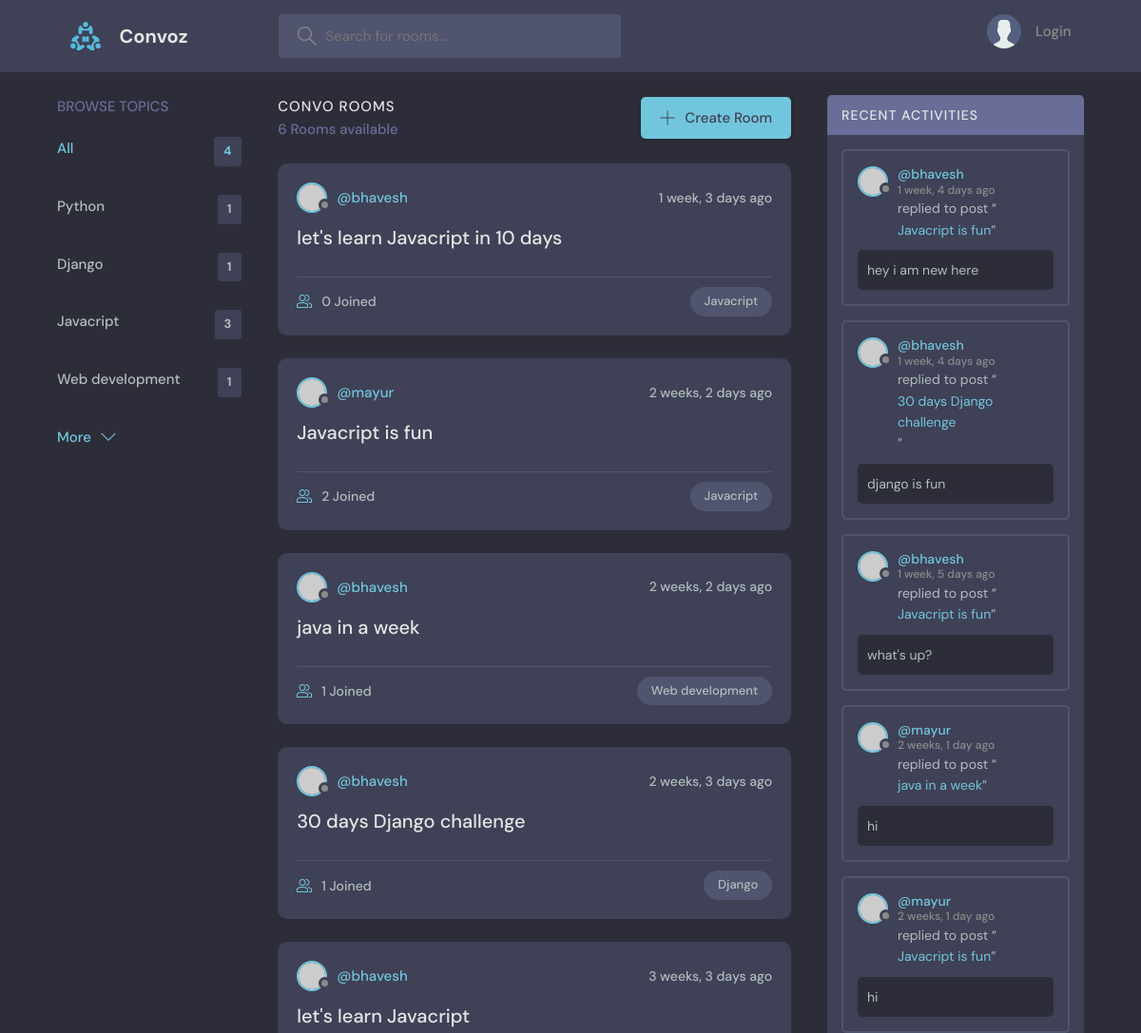
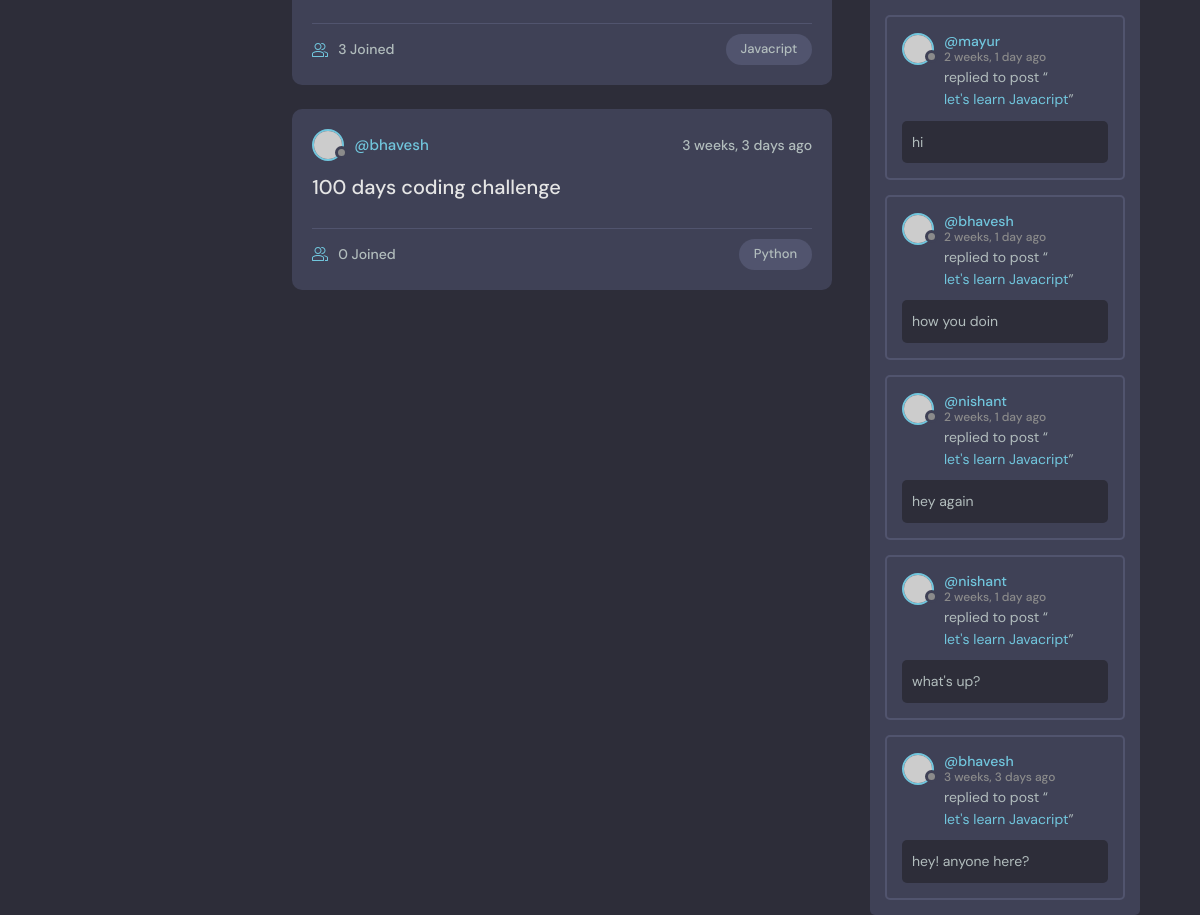
Before: / with the older database file (2 pictures, top to bottom).
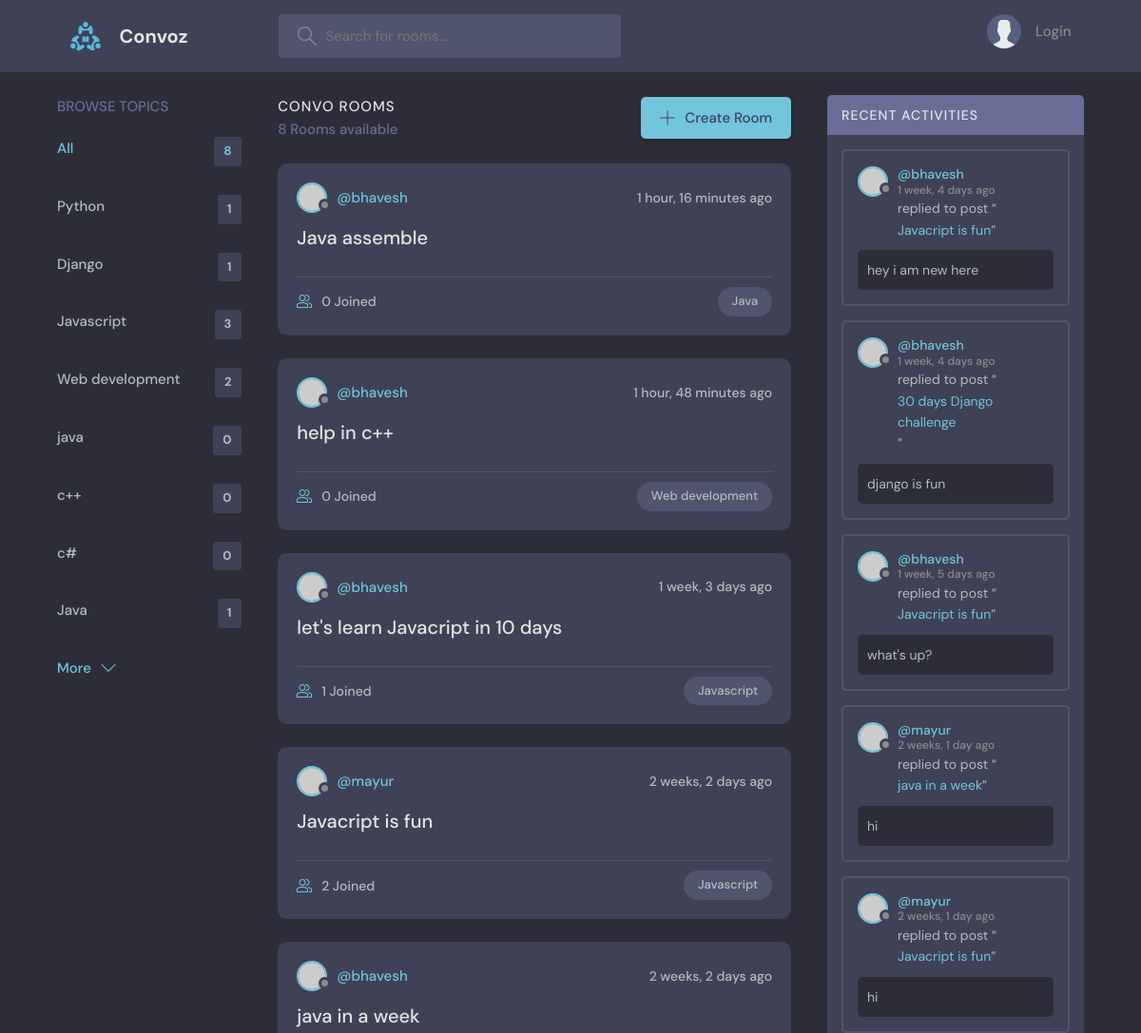
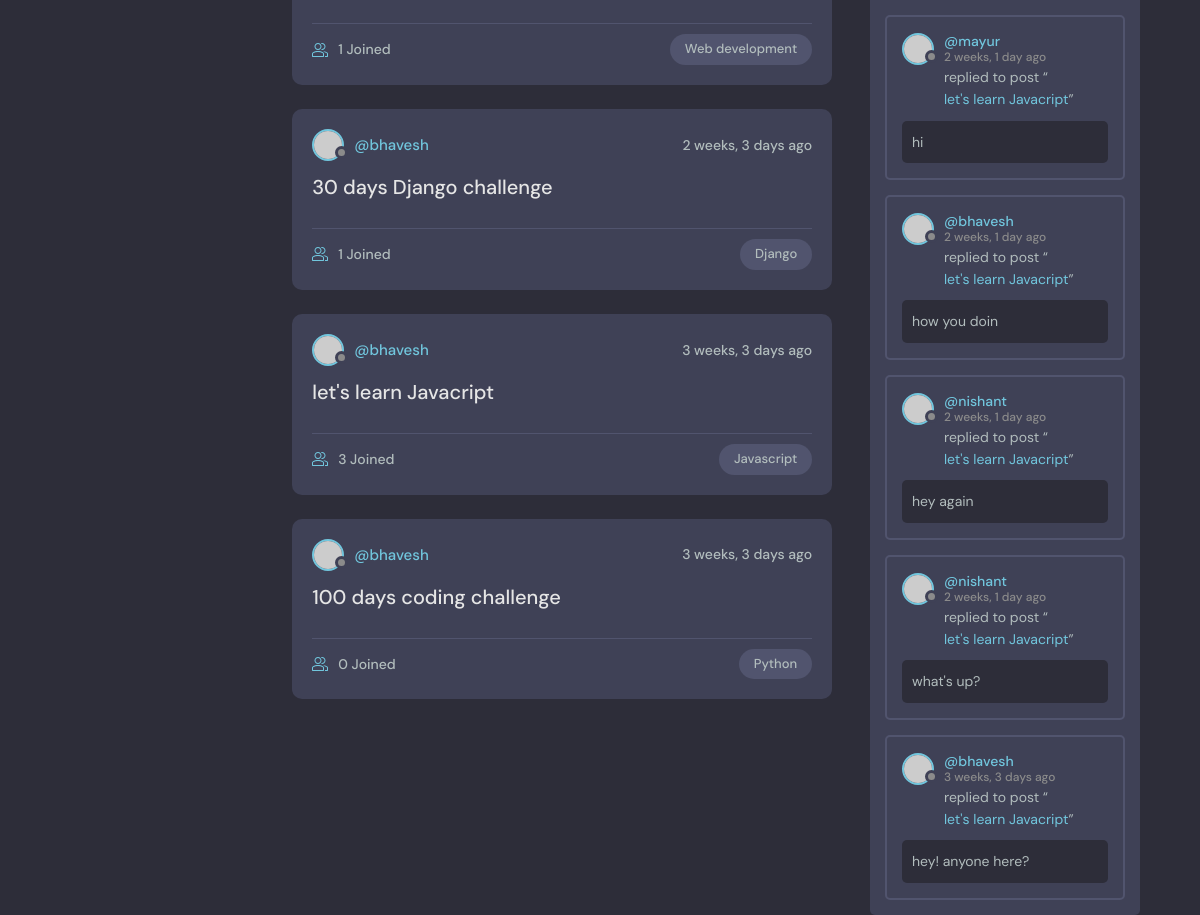
After: the same page with the newer database file (2 pictures, top to bottom).
### base/models.py (models this page shows, shortened)
class Topic(models.Model):
    name = models.CharField(max_length=200)

class Room(models.Model):
    host = models.ForeignKey(User, on_delete=models.SET_NULL, null=True)
    topic = models.ForeignKey(Topic, on_delete=models.SET_NULL, null=True)
    name = models.CharField(max_length=200)
    description = models.TextField(null=True, blank=True)
    participants = models.ManyToManyField(User, related_name='participants', blank=True)
    updated = models.DateTimeField(auto_now=True)
    created = models.DateTimeField(auto_now_add=True)
    class Meta:
        ordering = ['-updated', '-created']  # - do the order in descending oder
    def __str__(self):
        return self.name

class Message(models.Model):
    user = models.ForeignKey(User, on_delete=models.CASCADE)
    room = models.ForeignKey(Room, on_delete=models.CASCADE)
    body = models.TextField()
    updated = models.DateTimeField(auto_now=True)
    created = models.DateTimeField(auto_now_add=True)
    class Meta:
        ordering = ['-updated', '-created']

### base/views.py (the view)
# urls.py: path('', views.home, name="home"),
def home(request):
    q = request.GET.get('q') if request.GET.get('q') != None else ''
    rooms = Room.objects.filter(
        Q(topic__name__icontains=q) |
        Q(name__icontains=q) |
        Q(description__icontains=q)
        )
    topics = Topic.objects.all()
    room_count = rooms.count()
    room_messages = Message.objects.filter(Q(room__topic__name__icontains=q))
    context = {'rooms' : rooms, 'topics' : topics, 'room_count' : room_count, 'room_messages': room_messages}
    return render(request, 'base/home.html', context)

### base/templates/base/home.html (shortened to what this page needs)
{% extends 'main.html' %}
{% block content %}
<main class="layout layout--3">
  <div class="container">
    {% include 'base/topics_component.html' %}
    <div class="roomList">
      <div class="roomList__header">
        <div>
          <h2>Convo Rooms</h2>
          <p>{{room_count}} Rooms available</p>
        </div>
        <a class="btn btn--main" href="{% url 'create-room' %}">
          <svg
            version="1.1"
            xmlns="http://www.w3.org/2000/svg"
            width="32"
            height="32"
            viewBox="0 0 32 32"
          >
            <title>add</title>
            <path
              d="M16.943 0.943h-1.885v14.115h-14.115v1.885h14.115v14.115h1.885v-14.115h14.115v-1.885h-14.115v-14.115z"
            ></path>
          </svg>
          Create Room
        </a>
      </div>
      {% include 'base/feed_component.html' %}
    </div>
    {% include 'base/activity_component.html' %}
  </div>
</main>
{% endblock %}

### base/templates/base/topics_component.html
<div class="topics">
  <div class="topics__header">
    <h2>Browse Topics</h2>
  </div>
  <ul class="topics__list">
    <li>
      <a href="{% url 'home' %}" class="active">All <span>{{topics.count}}</span></a>
    </li>
    {% for topic in topics %}
    <li>
      <a href="{% url 'home' %}?q={{topic.name}}">{{topic.name}} <span>{{topic.room_set.all.count}}</span></a>
    </li>
    {% endfor %}
  </ul>
  <a class="btn btn--link" href="topics.html">
    More
    <svg
      version="1.1"
      xmlns="http://www.w3.org/2000/svg"
      width="32"
      height="32"
      viewBox="0 0 32 32"
    >
      <title>chevron-down</title>
      <path d="M16 21l-13-13h-3l16 16 16-16h-3l-13 13z"></path>
    </svg>
  </a>
</div>

### base/templates/base/feed_component.html (shortened to what this page needs)
{% for room in rooms %}
<div class="roomListRoom">
  <div class="roomListRoom__header">
    <a href="{% url 'user-profile' room.host.id %}" class="roomListRoom__author">
      <div class="avatar avatar--small">
        <img src="https://randomuser.me/api/portraits/women/11.jpg" />
      </div>
      <span>@{{room.host.username}}</span>
    </a>
    <div class="roomListRoom__actions">
      <span>{{room.created|timesince}} ago</span>
    </div>
  </div>
  <div class="roomListRoom__content">
    <a href="{% url 'room' room.id %}">{{room.name}}</a>
  </div>
  <div class="roomListRoom__meta">
    <a href="{% url 'room' room.id %}" class="roomListRoom__joined">
      {{room.participants.all.count}} Joined
    </a>
    <p class="roomListRoom__topic">{{room.topic.name}}</p>
  </div>
</div>
{% endfor %}

### base/templates/base/activity_component.html (shortened to what this page needs)
<div class="activities">
  <div class="activities__header">
    <h2>Recent Activities</h2>
  </div>
  {% for message in room_messages %}
  <div class="activities__box">
    <div class="activities__boxHeader roomListRoom__header">
      <a href="{% url 'user-profile' message.user.id %}" class="roomListRoom__author">
        <div class="avatar avatar--small">
          <img src="https://randomuser.me/api/portraits/women/11.jpg" />
        </div>
        <p>
          @{{message.user}}
          <span>{{message.created|timesince}} ago</span>
        </p>
      </a>
    </div>
    <div class="activities__boxContent">
      <p>
        replied to post “<a href="{% url 'room' message.room.id %}">{{message.room}}</a
        >”
      </p>
      <div class="activities__boxRoomContent">
        {{message.body}}
      </div>
    </div>
  </div>
  {% endfor %}
</div>

Changed rows visible on the page:
changed Topic id 3: name "Javacript" → "Javascript"
computed for Topic "Web development": room_set.all.count "1" → "2"
added Topic: name "java", room_set.all.count "0"
added Topic: name "c++", room_set.all.count "0"
added Topic: name "c#", room_set.all.count "0"
added Topic: name "Java", room_set.all.count "1"
added Room: host.username "bhavesh", created "1 hour, 16 minutes", name "Java assemble", participants.all.count "0", topic.name "Java"
added Room: host.username "bhavesh", created "1 hour, 48 minutes", name "help in c++", participants.all.count "0", topic.name "Web development"
changed through a linked row, Room "let's learn Javacript in 10 days": participants.all.count "0" → "1"; topic.name "Javacript" → "Javascript"
changed through a linked row, Room "Javacript is fun": topic.name "Javacript" → "Javascript"
changed through a linked row, Room "let's learn Javacript": topic.name "Javacript" → "Javascript"
Other visible differences:
{{ topics.count }}: "4" → "8"
{{ room_count }}: "6" → "8"
